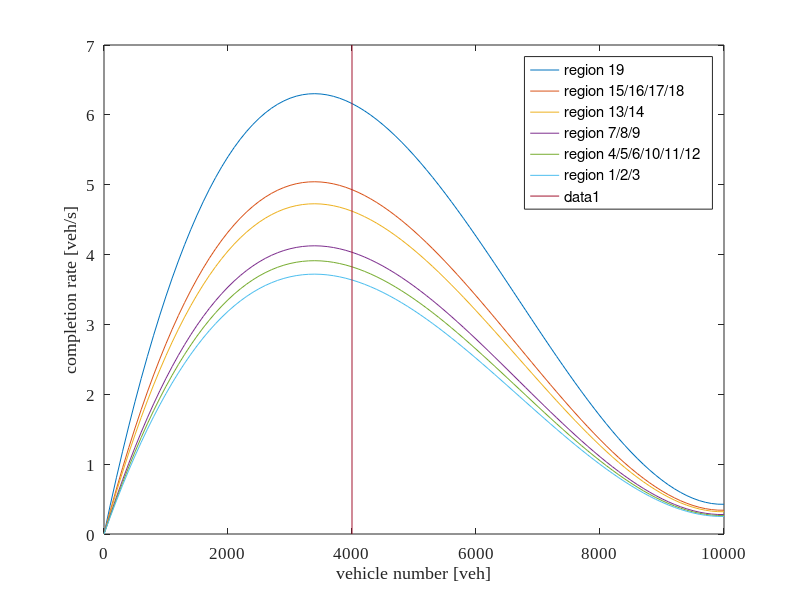
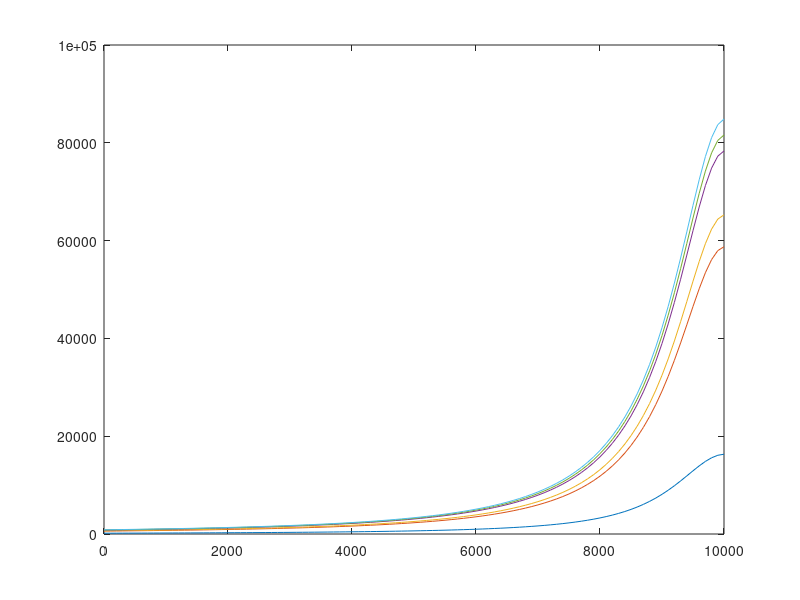

Reproduce these figures in MATLAB, in order. (Note: this script raises an error after producing the figures.)
%%%%%%%%%%%%%%%%%%%%%%%%%%%%%%%%%%%%%%%%%%%%%%%%%%%%%%%%%%%%%%%%%%%%%%%%%%%
%%%%%%plot the figures needed for paper
%%%%%%%%%%%%%%%%%%%%%%%%%%%%%%%%%%%%%%%%%%%%%%%%%%%%%%%%%%%%%%%%%%%%%%%%%%%
close all
clear
%% MFD functions
a = 1.4877e-7;
b = -2.9815e-3;
c = 15.0912;

x = 0:100:10000;

s1 = (a*x.^3 + b*x.^2 + c*x)/3600;
s2 = (a*x.^3 + b*x.^2 + c*x)/4500;
s3 = (a*x.^3 + b*x.^2 + c*x)/4800;
s4 = (a*x.^3 + b*x.^2 + c*x)/5500;
s5 = (a*x.^3 + b*x.^2 + c*x)/5800;
s6 = (a*x.^3 + b*x.^2 + c*x)/6100;

t1 = 2500*1./(a*x.^2 + b*x + c);
t2 = 9000*1./(a*x.^2 + b*x + c);
t3 = 10000*1./(a*x.^2 + b*x + c);
t4 = 12000*1./(a*x.^2 + b*x + c);
t5 = 12500*1./(a*x.^2 + b*x + c);
t6 = 13000*1./(a*x.^2 + b*x + c);

figure(1)
plot(x, s1, x, s2, x, s3, x, s4, x, s5, x, s6)
% plot(x, s1)
set(gca, 'FontName', 'Times New Roman', 'FontSize', 12);
set(gcf,'unit','centimeters','position',[10 5 15 10]);
%set(gca,'Position',[.1 .1 .7 .65]);
xlabel('vehicle number [veh]');
ylabel('completion rate [veh/s]');
legend('region 19', 'region 15/16/17/18', 'region 13/14', 'region 7/8/9', 'region 4/5/6/10/11/12', 'region 1/2/3')
ylimit = get(gca, 'Ylim');
hold on
plot([4000,4000], ylimit);

figure(2)
plot(x, t1, x, t2, x, t3, x, t4, x, t5, x, t6)
%% plot vehicle number in each region
% controlled
load('n_19_hexagon_regions_multi_ds_withdemand_7200_2_20000_PQ_RawCb.mat');
% load('n_19_hexagon_regions_multi_ds_withdemand_7200_2_20000_PQ_Reduce.mat');
% load('n_19_hexagon_regions_multi_ds_withdemand_7200_2_5300_DQ_Reduce.mat');
q_max = max(max(q_data_all));

figure(2)
plot(n_data(1,:),'LineWidth',1.5,'LineStyle','-.')
hold on
for ix = 2:num_reg
    if ix <= 12
        if mod(ix,2) == 1
            plot(n_data(ix,:),'LineWidth',1.5,'LineStyle','-.')
        else
            plot(n_data(ix,:),'LineWidth',1.5,'LineStyle','--')
        end
    else
        plot(n_data(ix,:),'LineWidth',1.5)
    end
end
hold off
set(gca, 'FontName', 'Times New Roman', 'FontSize', 18);
set(gcf,'unit','centimeters','position',[11 6 15 9]);
legend('region 1', 'region 2', 'region 3', 'region 4', 'region 5', 'region 6', 'region 7', 'region 8', 'region 9', ...
    'region 10', 'region 11', 'region 12', 'region 13', 'region 14', 'region 15', 'region 16', 'region 17', 'region 18', ...
    'region 19')
xlim([0 N])
%ylim([0 6000])
xlabel('Time [s]');
ylabel('Vehicle number [veh]');

vt_control = sum(sum(n_data))+sum(sum(q_data_all));

%% Flow rates and Queues
figure(2)
% communi = 48; %in = 13;out = 19;
% communi = 21; in = 6;out = 16;
communi = 66; in = 16; out = 19;
for t = 1:N
    plot_p(t) = p_data_all(communi,t);
    plot_v(t) = min(u_data(communi,t), p_data_all(communi,t)+q_data_all(communi,t));
    plot_qD(t) = q_data_all(communi,t);
end
hold on
yyaxis left
plot(plot_p,'LineWidth',2,'LineStyle','--','Color','b');
plot(plot_v,'LineWidth',1.5,'LineStyle',':','Color','k');
% ylimit = 5;
% plot(1:N, ones(1,N)*ylimit,'LineStyle','--','Color',[0.5,0.5,0.5]);
ylabel('Flow rate[veh/s]');
ylim([0,3]);
% yticks(0:1:4);

yyaxis right
plot(plot_qD,'LineWidth',1.5,'LineStyle','--','Color','r');
set(gca, 'FontName', 'Times New Roman', 'FontSize', 18);
set(gcf,'unit','centimeters','position',[10 5 15 10]);
xlabel('Time [s]');
ylabel('Queue length [veh]');
legend(['Buffer zone inflow via link (' num2str(in) ',' num2str(out) ')'], ['Buffer zone outflow via link (' num2str(in) ',' num2str(out) ')'],... %'Flow capacity of link (13,19)',...
        ['Buffer zone qD via link (' num2str(in) ',' num2str(out) ')'])
ylim([0,1]);
yticks(0:0.5:1);
xlim([0,N]);
hold off

% no control
load('n_19_hexagon_regions_multi_ds_withdemand_7200_252520_10000.mat');

figure(3)
plot(n_data','LineWidth',1.5)
set(gca, 'FontName', 'Times New Roman', 'FontSize', 11);
set(gcf,'unit','centimeters','position',[12 7 15 9]);
legend('region 1', 'region 2', 'region 3', 'region 4', 'region 5', 'region 6', 'region 7', 'region 8', 'region 9', ...
    'region 10', 'region 11', 'region 12', 'region 13', 'region 14', 'region 15', 'region 16', 'region 17', 'region 18', ...
    'region 19')
xlim([0 7200])
xlabel('time [s]');
ylabel('vehicle number [veh]');
vt_no_control = sum(sum(n_data))+sum(sum(q_data_all));

% calculate the improvement
fprintf('the total veh.s saved by the method is:')
vt_control
vt_no_control
q_max
(vt_no_control-vt_control)/vt_no_control

%% show the route choice behavior change
load('n_19_hexagon_regions_multi_ds_withdemand_7200_300_300_200_3_4000.mat');
n_c = n_data;
q_c = q_data;
p_c = p_data;
u_c = u_data;
load('n_19_hexagon_regions_multi_ds_withdemand_7200_300_300_200_3_10000.mat');
n_nc = n_data;
q_nc = q_data;
p_nc = p_data;
u_nc = u_data;

% extract the route choice information to region 19
% controlled condition
routes = zeros(18,84,7200);
for k=1:1:7200
    jj=1;
    for j=1:1:size(region_communi,1)
        if p_c(j,19,k) > 0
            region_temp(jj,:) = region_communi(j,:);
            jj=jj+1;
        else
        end
    end
    for i=1:1:18
        kk=2;
        for iii = 1:1:size(region_temp,1)
            if region_temp(iii,1) == i
                routes(i, 1:2, k) = region_temp(iii,:);
            else
            end
        end
        judge = routes(i, 2, k);
        while judge ~= 19 && judge ~=0
            for ii=1:1:size(region_temp,1)
                if region_temp(ii,1) == routes(i, kk, k)
                    routes(i,kk+1:kk+2,k) = region_temp(ii,:);
                    kk=kk+2;
                    judge = region_temp(ii,2);
                else
                end
            end
            %judge
        end
    end
    k
end
%%
route_12_c=[];
for i=1:1:7200
    route_12_c(i,:) = routes(12, :, i);
end
%uncontrolled condition
routes = zeros(18,84,7200);
for k=1:1:7200
    jj=1;
    for j=1:1:size(region_communi,1)
        if p_nc(j,19,k) > 0
            region_temp(jj,:) = region_communi(j,:);
            jj=jj+1;
        else
        end
    end
    for i=1:1:18
        kk=2;
        for iii = 1:1:size(region_temp,1)
            if region_temp(iii,1) == i
                routes(i, 1:2, k) = region_temp(iii,:);
            else
            end
        end
        judge = routes(i, 2, k);
        while judge ~= 19 && judge ~=0
            for ii=1:1:size(region_temp,1)
                if region_temp(ii,1) == routes(i, kk, k)
                    routes(i,kk+1:kk+2,k) = region_temp(ii,:);
                    kk=kk+2;
                    judge = region_temp(ii,2);
                else
                end
            end
            %judge
        end
    end
end
route_12_nc=[];
for i=1:1:7200
    route_12_nc(i,:) = routes(12, :, i);
end

% purify
route_12_c(:,all(route_12_c==0,1))=[];
route_12_c(all(route_12_c==0,2),:)=[];

route_12_nc(:,all(route_12_nc==0,1))=[];
route_12_nc(all(route_12_nc==0,2),:)=[];

% mark the route choice: 1--12-18-19; 2--12-13-19; 3--12-11-18-19; 4--12-1-13-19
for i=1:1:size(route_12_c,1)
    if route_12_c(i,2)==18
        route_12_c(i,7) =1;
    elseif route_12_c(i,2)==13
        route_12_c(i,7) = 2;
    elseif route_12_c(i,2)==11
        route_12_c(i,7) = 3;
    elseif route_12_c(i,2)==1
        route_12_c(i,7) = 4;
    else
    end
end
for i=1:1:size(route_12_nc,1)
    if route_12_nc(i,2)==18
        route_12_nc(i,7) =1;
    elseif route_12_nc(i,2)==13
        route_12_nc(i,7) = 2;
    elseif route_12_nc(i,2)==11
        route_12_nc(i,7) = 3;
    elseif route_12_nc(i,2)==1
        route_12_nc(i,7) = 4;
    else
    end
end

% show the route choice
figure(4)
plot(route_12_nc(:,7)')
ylim([0 5])
figure(5)
plot(route_12_c(:,7)')
ylim([0 5])
%% show the travel time in region 13 and 14 along time (4800m for region 13 and 4500 for region 18)
t_13_c = 4800./(a*n_c(13,:).^2 + b*n_c(13,:) + c);
t_18_c = 4500./(a*n_c(18,:).^2 + b*n_c(18,:) + c);

t_13_nc = 4800./(a*n_nc(13,:).^2 + b*n_nc(13,:) + c);
t_18_nc = 4500./(a*n_nc(18,:).^2 + b*n_nc(18,:) + c);

t=1:1:7200;
figure(6) 
plot(t, t_13_c, t,t_18_c)
ylim([0 1100])
grid on
figure(7) 
plot(t, t_13_nc, t,t_18_nc)
ylim([0 1100])
grid on
%%
figure(8)
plot(t, t_13_c,'b', t,t_18_c,'r', 'LineWidth', 1.5)
ylim([0 1100])
% xlim([-200 9000])
hold on
plot(t, t_13_nc,'b--', t,t_18_nc, 'r--','LineWidth', 1.5)
set(gca, 'FontName', 'Times New Roman', 'FontSize', 11);
set(gcf,'unit','centimeters','position',[12 7 8 6]);

figure(9)
plot(t, n_c(13,:),'b', t,n_c(18,:),'r', 'LineWidth', 1.5)
% ylim([0 1100])
% xlim([-200 9000])
hold on
plot(t, n_nc(13,:),'b--', t,n_nc(18,:), 'r--','LineWidth', 1.5)
set(gca,'ydir','reverse')
set(gca,'xtick',[])
set(gca, 'FontName', 'Times New Roman', 'FontSize', 11);
set(gcf,'unit','centimeters','position',[12 7 8 6]);

figure(10)
x = 0:100:10000;
c13 = (a*x.^3 + b*x.^2 + c*x)/4800;
c18 = (a*x.^3 + b*x.^2 + c*x)/4500;
t_13 = 4800./(a*x.^2 + b*x + c);
t_18 = 4500./(a*x.^2 + b*x + c);
yyaxis left
plot(x, c13,'b', x,c18,'r', 'LineWidth', 1.5)
set(gca,'xdir','reverse')
% set(gca,'ytick','Color','black')
set(gca, 'FontName', 'Times New Roman', 'FontSize', 11);
set(gcf,'unit','centimeters','position',[12 7 16 6]);

yyaxis right
plot(x, t_13,'b', x,t_18,'r', 'LineWidth', 1.5)
ylim([0 1100])
